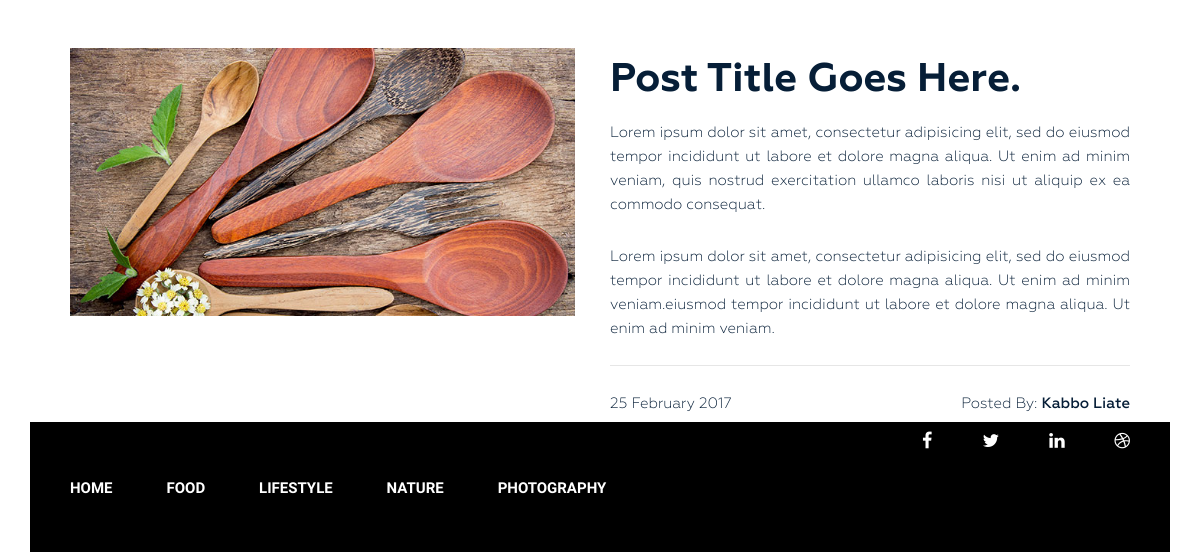
The app's page / (lower part), older data.
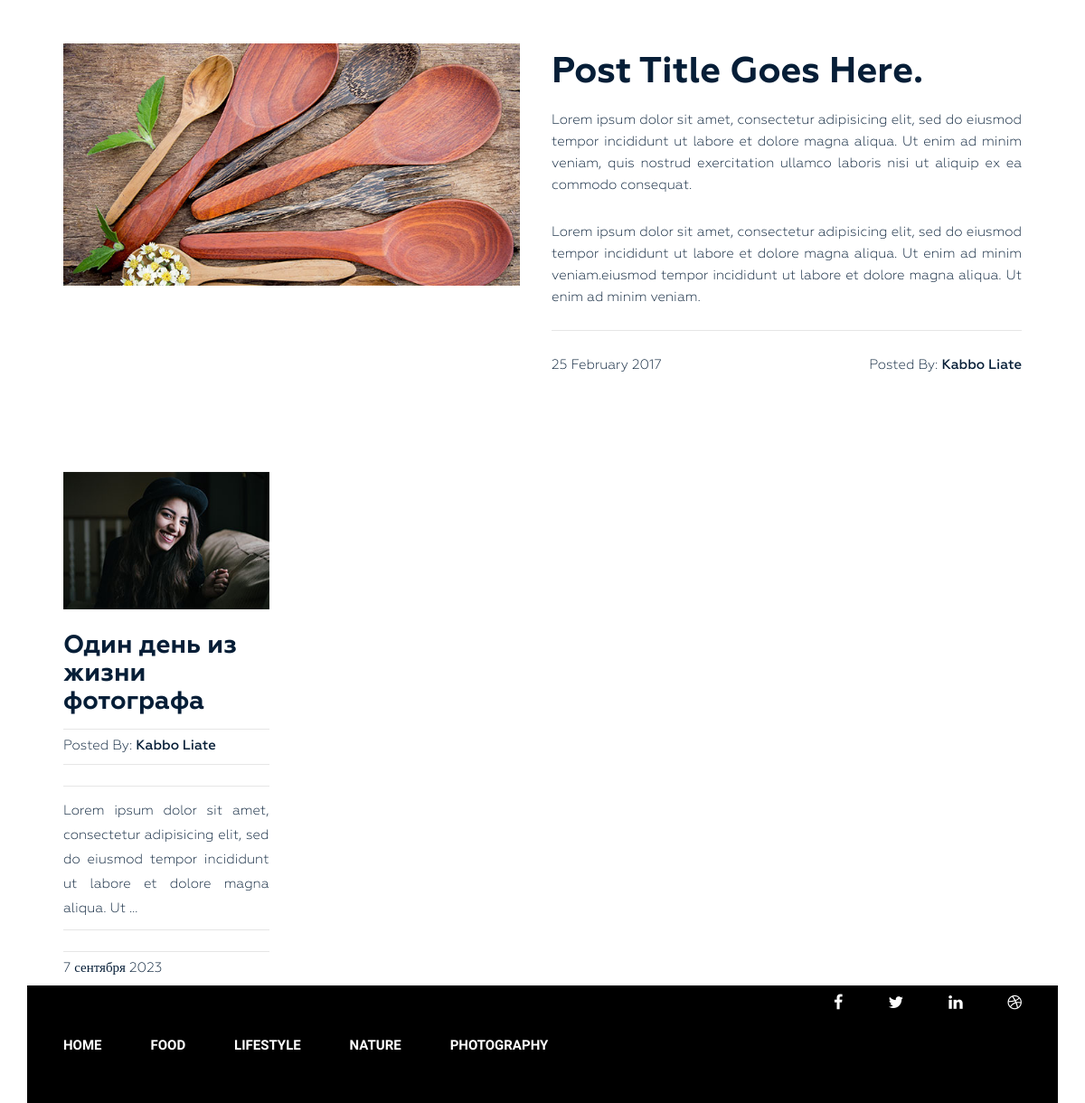
The same page, newer data.
### blog/models.py (models this page shows, shortened)
class Category(models.Model):
    title = models.CharField(max_length=255)
    slug = models.SlugField(max_length=255, verbose_name='Url_category', unique=True)
    def get_absolute_url(self):
        return reverse('category', kwargs={'slug': self.slug})
    class Meta:
        verbose_name = 'Категория(ю)'
        verbose_name_plural = 'Категории'
        ordering = ['title']

class Post(models.Model):
    title = models.CharField(max_length=255)
    slug = models.SlugField(max_length=255, verbose_name='Url_post', unique=True)
    author = models.CharField(max_length=100)
    content = models.TextField(blank=True)
    created_at = models.DateTimeField(auto_now_add=True, verbose_name='Опубликовано')
    photo = models.ImageField(upload_to='photos', blank=True)
    views = models.IntegerField(default=0, verbose_name='Количество просмотров')
    category = models.ForeignKey(Category, on_delete=models.PROTECT, related_name='posts')
    tags = models.ManyToManyField(Tag, blank=True, related_name='posts')
    def get_absolute_url(self):
        return reverse('post', kwargs={'slug': self.slug})
    class Meta:
        verbose_name = 'Статья(ю)'
        verbose_name_plural = 'Статьи'
        ordering = ['-created_at']

### blog/views.py (the view)
# urls.py: 2. Add a URL to urlpatterns:  path('', Home.as_view(), name='home')
class Home(ListView):
    model = Post
    template_name = 'blog/index.html'
    context_object_name = 'posts'
    paginate_by = 4
    def get_context_data(self, *, object_list=None, **kwargs):
        context = super().get_context_data(**kwargs)
        context['title'] = 'Classic Blog Design'
        return context

### blog/templatetags/menu.py (called while the page is built)
@register.inclusion_tag('blog/menu_tpl.html')
def show_menu(menu_class='menu'):
    categories = Category.objects.all()
    return {'categories': categories, 'menu_class': menu_class}

### blog/templates/blog/index.html (shortened to what this page needs)
{% extends 'base.html' %}
{% load static %}
{% block content %}
    <section class="blog-post-area">
        <div class="container">
            <div class="row">
                <div class="blog-post-area-style">
                    <div class="col-md-12">
                        <div class="single-post-big">
                            <div class="big-image">
                                <img src="{% static 'img/post-image1.jpg' %}" alt="">
                            </div>
                            <div class="big-text">
                                <h3><a href="#">Post Title Goes Here.</a></h3>
                                <p>Lorem ipsum dolor sit amet, consectetur adipisicing elit, sed do eiusmod tempor
                                    incididunt ut labore et dolore magna aliqua. Ut enim ad minim veniam, quis nostrud
                                    exercitation ullamco laboris nisi ut aliquip ex ea commodo consequat.</p>
                                <p>Lorem ipsum dolor sit amet, consectetur adipisicing elit, sed do eiusmod tempor
                                    incididunt ut labore et dolore magna aliqua. Ut enim ad minim veniam.eiusmod tempor
                                    incididunt ut labore et dolore magna aliqua. Ut enim ad minim veniam.</p>
                                <h4><span class="date">25 February 2017</span><span class="author">Posted By: <span
                                        class="author-name">Kabbo Liate</span></span>
                                </h4>
                            </div>
                        </div>
                    </div>
                    {% for post in posts %}
                        <div class="col-md-3">
                            <div class="single-post">
                                {% if post.photo %}
                                    <img src="{{ post.photo.url }}" alt="{{ post.title }}">
                                {% else %}
                                    <img src="https://static-cdn5-2.vigbo.tech/u2973/47326/blog/4207466/2992763/37757090/1000-29062d795dc9f786b7aa7d82ccc2376f.jpg"
                                         alt="{{ post.title }}">
                                {% endif %}
                                <h3><a href="{{ post.get_absolute_url }}">{{ post.title }}</a></h3>
                                <h4><span>Posted By: <span class="author-name">{{ post.author }}</span></span>
                                </h4>
                                <p>{{ post.content|truncatewords_html:20|safe }}</p>
                                <h4><span>{{ post.created_at|date:"j E Y" }}</span></h4>
                            </div>
                        </div>
                    {% endfor %}
                </div>
            </div>
        </div>
    </section>
{% endblock %}

### blog/templates/blog/menu_tpl.html
<div class="{{ menu_class }}">
    <ul>
        <li><a href="{% url 'home' %}">Home</a></li>
        {% for item in categories %}
            <li><a href="{{ item.get_absolute_url }}">{{ item.title }}</a></li>
        {% endfor %}
    </ul>
</div>

Row changes from the older to the newer data that the page shows:
added Post: photo (picture), title "Один день из жизни фотографа", author "Kabbo Liate", content "Lorem ipsum dolor sit amet, consectetur adipisicing elit, sed do eiusmod tempor incididunt ut labore et dolore magna aliqua. Ut …", created_at "7 сентября 2023"
